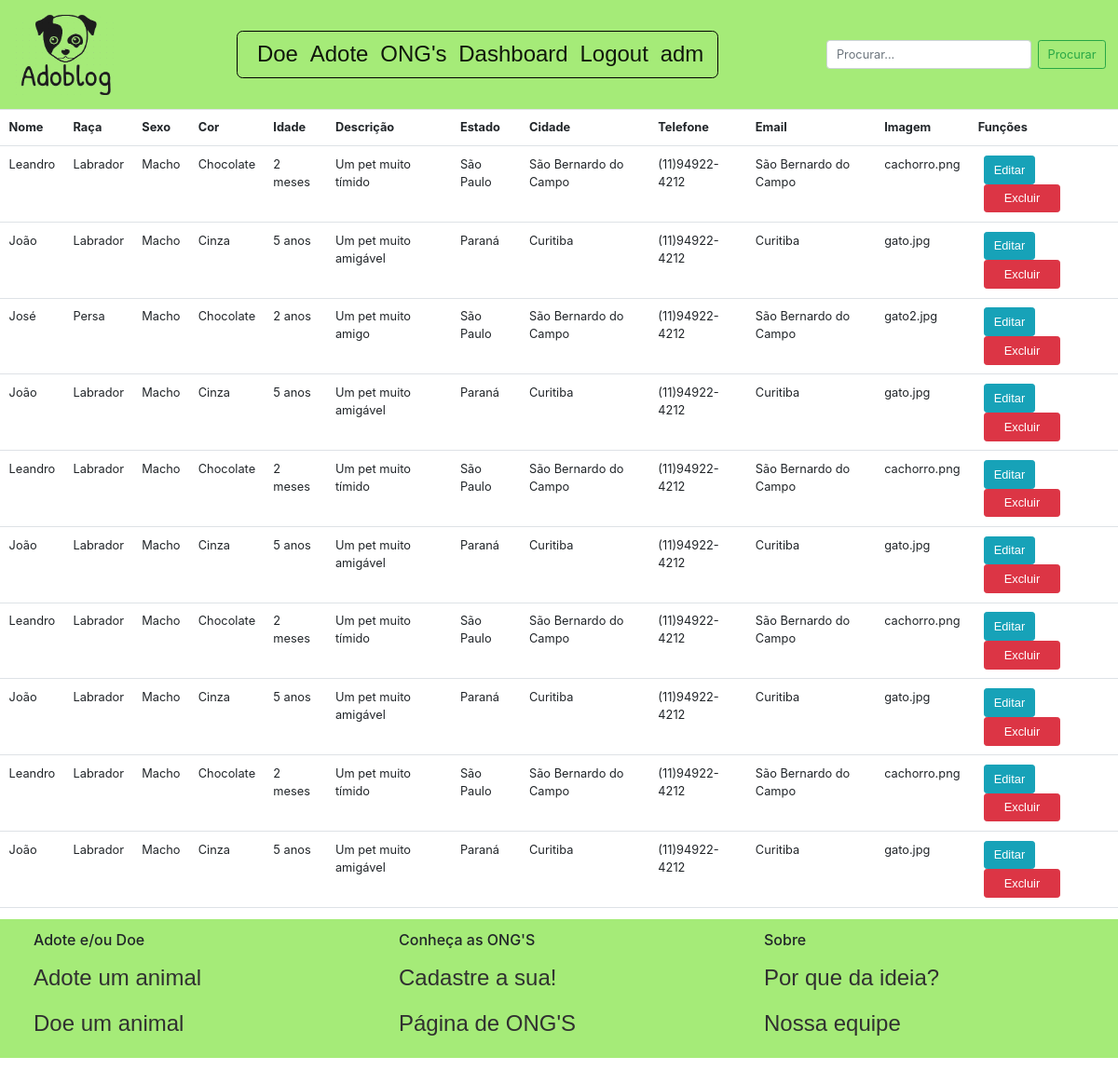
The page /screens/adm/admpostcontrol.php (signed in) on the database its author committed.
### tables this page shows
CREATE TABLE IF NOT EXISTS `tb_publicacao`(
    `pub_id` INT(11) UNSIGNED NOT NULL AUTO_INCREMENT,
    `pub_nome` VARCHAR(30) NOT NULL,
    `pub_raca` VARCHAR(40) NOT NULL,
    `pub_sexo` VARCHAR(10) NOT NULL,
    `pub_cor` VARCHAR(60) NOT NULL,
    `pub_idade` VARCHAR(20) NOT NULL,
    `pub_descricao` VARCHAR(255),
    `pub_estado` VARCHAR(20) NOT NULL,
    `pub_cidade` VARCHAR(40) NOT NULL,
    `pub_telefone` VARCHAR(16) NOT NULL,
    `pub_email` VARCHAR(60) NOT NULL,
    `pub_imagem` VARCHAR(255) NOT NULL,
    `pub_data` DATETIME NOT NULL DEFAULT CURRENT_TIMESTAMP ON UPDATE CURRENT_TIMESTAMP,
    `id_ong` INT(11) NULL,
    `id_admin` INT(11) NULL,
    PRIMARY KEY (`pub_id`)
);

### screens/adm/admpostcontrol.php (the view, shortened to what this page needs)
<!DOCTYPE html>
<html>
<head>
    <link rel="stylesheet" type="text/css" href="../../styles/admctrl.css">
    <link href="https://cdn.jsdelivr.net/npm/bootstrap@5.1.3/dist/css/bootstrap.min.css" rel="stylesheet">
    <link href="//maxcdn.bootstrapcdn.com/bootstrap/4.0.0/css/bootstrap.min.css" rel="stylesheet" id="bootstrap-css">
</head>
<body onload="zoom()">
<nav class="navbar sticky-top navbar-expand-lg navbar-light" style="background-color: #A5EB78; overflow: hidden">
        <a class="navbar-brand" href="../index.php">
            <img src="../../images/logo.png"  class="thumbnail"  alt="Logo">
        </a>
        <div class="collapse navbar-collapse justify-content-end" id="navbarSupportedContent">
            <ul class="navbar-nav mx-auto" style="border: 1px solid black;
                                                  border-radius: 8px;
                                                  padding-top: 0px;
                                                  padding-bottom: 0px;
                                                  margin-right: 10px;
                                                  margin-left: 10px;">
                <?php
                    if(!$_SESSION){
                        echo "
                            <li class='nav-item' style='padding-left:18px;'>
                                <a class='nav-link active' href='../pub/doarform.php'> Doe </a>
                            </li>
                        ";
                    }else{
                        echo "
                            <li class='nav-item' style='padding-left:18px;'>
                                <a class='nav-link active' href='../pub/createpost.php'> Doe </a>
                            </li>
                        ";
                    }
                ?>
                <li class="nav-item">
                    <a class="nav-link active" href="../pub/pubpage.php"> Adote </a>
                </li>
                <li class="nav-item">
                    <a class="nav-link active" href="../ong/ongpage.php"> ONG's </a>
                </li>
                <?php
                    if(!$_SESSION){
                        echo "
                            <li class='nav-item'>
                                <a class='nav-link active' href='../logs/login.php'> Entrar </a>
                            </li>
                            <li class='nav-item'>
                                <a class='nav-link active' href='../logs/registerong.php' style='padding-right:18px;'> Cadastrar </a>
                            </li>
                        ";
                    }else{
                        if($_SESSION['tipo'] == "ADMIN"){
                            echo "
                                <li class='nav-item'>
                                    <a class='nav-link active' href='admcontrol.php'> Dashboard </a>
                                </li>
                            ";
                        }
                        echo "
                            <li class='nav-item'>
                                <a class='nav-link active' href='../../script/logout.php'> Logout </a>
                            </li>
                        ";
                        echo "
                            <li class='nav-item'>
                                <a class='nav-link active' href='../ong/ongprofile.php' style='padding-right:18px;'>";
                                    $nome = $_SESSION['login'];
                                    print_r($nome);
                        echo "  </a>
                            </li>";
                    }
                ?>
            </ul>
            <form class="form-inline my-2 my-lg-0">
                <input class="form-control mr-sm-2" type="search" placeholder="Procurar..." aria-label="Search">
                <button class="btn btn-outline-success my-2 my-sm-0" type="submit">Procurar</button>
            </form>
        </div>
    </nav>
    <?php
        require_once '../../script/postctrl.php';
        $result = $mysqli->query("SELECT * FROM tb_publicacao") or die($mysqli->error);
    ?>
    <div style="min-height: 102vh;">
        <table class="table">
            <thead>
                <tr>
                    <th> Nome </th>
                    <th> Raça </th>
                    <th> Sexo </th>
                    <th> Cor </th>
                    <th> Idade </th>
                    <th> Descrição </th>
                    <th> Estado </th>
                    <th> Cidade </th>
                    <th> Telefone </th>
                    <th> Email </th>
                    <th> Imagem </th>
                    <th colspan="2"> Funções </th>
                </tr>
            </thead>
            <?php while($row = $result->fetch_assoc()):?>
            <tr>
                <td> <?php echo $row['pub_nome']; ?> </td>
                <td> <?php echo $row['pub_raca']; ?> </td>
                <td> <?php echo $row['pub_sexo']; ?> </td>
                <td> <?php echo $row['pub_cor']; ?> </td>
                <td> <?php echo $row['pub_idade']; ?> </td>
                <td> <?php echo $row['pub_descricao']; ?> </td>
                <td> <?php echo $row['pub_estado']; ?> </td>
                <td> <?php echo $row['pub_cidade']; ?> </td>
                <td> <?php echo $row['pub_telefone']; ?> </td>
                <td> <?php echo $row['pub_cidade']; ?> </td>
                <td> <?php echo $row['pub_imagem']; ?></td>
                <td>
                    <a href="admpostcontrol.php?edit=<?php echo $row['pub_id']; ?>"
                        class="btn btn-info mx-2"> Editar </a>
                    <a href="admpostcontrol.php?deletepost=<?php echo $row['pub_id']; ?>"
                        class="btn btn-danger mx-2" style="width: 102.1px"> Excluir </a>
                </td>
            </tr>
        <?php endwhile; ?>
        </table>
    </div>
    <div>
        <footer class="container-fluid py-3" style="background: #A5EB78;">
            <div class="row">
                <div class="col-6 col-md ft1" style="margin-left: 30px;">
                    <h5>Adote e/ou Doe</h5>
                    <ul class="navbar-nav mr-auto">
                        <li class="nav-item"><a style="color: #303030;" class="nav-link active" href="../index.php">Adote um animal</a></li>
                        <li class="nav-item"><a style="color: #303030;" class="nav-link active" href="../pub/doarform.php">Doe um animal</a></li>
                    </ul>
                </div>
                <div class="col-6 col-md ft2">
                    <h5>Conheça as ONG'S</h5>
                    <ul class="navbar-nav mr-auto">
                        <li class="nav-item"><a style="color: #303030;" class="nav-link active" href="../logs/registerong.php">Cadastre a sua!</a></li>
                        <li class="nav-item"><a style="color: #303030;" class="nav-link active" href="../ong/ongpage.php">Página de ONG'S</a></li>
                    </ul>
                </div>
                <div class="col-6 col-md ft3">
                    <h5>Sobre</h5>
                    <ul class="navbar-nav mr-auto">
                        <li class="nav-item"><a style="color: #303030;" class="nav-link active" href="#">Por que da ideia?</a></li>
                        <li class="nav-item"><a style="color: #303030;" class="nav-link active" href="#">Nossa equipe</a></li>
                    </ul>
                </div>
            </div>
        </footer>
    </div>
</body>

### styles/admctrl.css (style rules this page uses)
a { text-decoration: none; color: black; font-size: 30px; float: left; font-weight: bolder; font-family:'Lucida Sans', 'Lucida Sans Regular', 'Lucida Grande', 'Lucida Sans Unicode', Geneva, Verdana, sans-serif; }
body { font-family: "Poppins", sans-serif; height: 100vh; }
a { color: #cccccc; display:inline-block; text-decoration: none; font-weight: 400; }
.thumbnail { width: 140px; height: 120px; transition: transform .2s; margin: 0 auto; }
.nav-link.active { transition: transform .2s; margin: 0 auto; }
.col-6.col-md.ft1 { -webkit-animation-delay: 1s; -moz-animation-delay: 1s; animation-delay: 1s; }
.col-6.col-md.ft2 { -webkit-animation-delay: 1.2s; -moz-animation-delay: 1.2s; animation-delay: 1.2s; }
.col-6.col-md.ft3 { -webkit-animation-delay: 1.4s; -moz-animation-delay: 1.4s; animation-delay: 1.4s; }

### styles/ongctrl.css (style rules this page uses)
a { text-decoration: none; color: black; font-size: 30px; float: left; font-weight: bolder; font-family:'Lucida Sans', 'Lucida Sans Regular', 'Lucida Grande', 'Lucida Sans Unicode', Geneva, Verdana, sans-serif; }
body { font-family: "Poppins", sans-serif; height: 100vh; }
a { color: #cccccc; display:inline-block; text-decoration: none; font-weight: 400; }
.nav-link.active { transition: transform .2s; margin: 0 auto; }

### rows shown on the page
tb_publicacao: pub_nome "Leandro", pub_raca "Labrador", pub_sexo "Macho", pub_cor "Chocolate", pub_idade "2 meses", pub_descricao "Um pet muito tímido", pub_estado "São Paulo", pub_cidade "São Bernardo do Campo", pub_telefone "(11)94922-4212", pub_imagem "cachorro.png", $row['pub_id'] 1 (drawn)
tb_publicacao: pub_nome "João", pub_raca "Labrador", pub_sexo "Macho", pub_cor "Cinza", pub_idade "5 anos", pub_descricao "Um pet muito amigável", pub_estado "Paraná", pub_cidade "Curitiba", pub_telefone "(11)94922-4212", pub_imagem "gato.jpg"
tb_publicacao: pub_nome "José", pub_raca "Persa", pub_sexo "Macho", pub_cor "Chocolate", pub_idade "2 anos", pub_descricao "Um pet muito amigo", pub_estado "São Paulo", pub_cidade "São Bernardo do Campo", pub_telefone "(11)94922-4212", pub_imagem "gato2.jpg"
tb_publicacao: pub_nome "João", pub_raca "Labrador", pub_sexo "Macho", pub_cor "Cinza", pub_idade "5 anos", pub_descricao "Um pet muito amigável", pub_estado "Paraná", pub_cidade "Curitiba", pub_telefone "(11)94922-4212", pub_imagem "gato.jpg"
tb_publicacao: pub_nome "Leandro", pub_raca "Labrador", pub_sexo "Macho", pub_cor "Chocolate", pub_idade "2 meses", pub_descricao "Um pet muito tímido", pub_estado "São Paulo", pub_cidade "São Bernardo do Campo", pub_telefone "(11)94922-4212", pub_imagem "cachorro.png"
tb_publicacao: pub_nome "João", pub_raca "Labrador", pub_sexo "Macho", pub_cor "Cinza", pub_idade "5 anos", pub_descricao "Um pet muito amigável", pub_estado "Paraná", pub_cidade "Curitiba", pub_telefone "(11)94922-4212", pub_imagem "gato.jpg"
tb_publicacao: pub_nome "Leandro", pub_raca "Labrador", pub_sexo "Macho", pub_cor "Chocolate", pub_idade "2 meses", pub_descricao "Um pet muito tímido", pub_estado "São Paulo", pub_cidade "São Bernardo do Campo", pub_telefone "(11)94922-4212", pub_imagem "cachorro.png"
tb_publicacao: pub_nome "João", pub_raca "Labrador", pub_sexo "Macho", pub_cor "Cinza", pub_idade "5 anos", pub_descricao "Um pet muito amigável", pub_estado "Paraná", pub_cidade "Curitiba", pub_telefone "(11)94922-4212", pub_imagem "gato.jpg"
tb_publicacao: pub_nome "Leandro", pub_raca "Labrador", pub_sexo "Macho", pub_cor "Chocolate", pub_idade "2 meses", pub_descricao "Um pet muito tímido", pub_estado "São Paulo", pub_cidade "São Bernardo do Campo", pub_telefone "(11)94922-4212", pub_imagem "cachorro.png"
tb_publicacao: pub_nome "João", pub_raca "Labrador", pub_sexo "Macho", pub_cor "Cinza", pub_idade "5 anos", pub_descricao "Um pet muito amigável", pub_estado "Paraná", pub_cidade "Curitiba", pub_telefone "(11)94922-4212", pub_imagem "gato.jpg", $row['pub_id'] 10 (drawn)
